Frame 1 (no input): blank canvas, image omitted
Frame 60 (the mouse pressed at the canvas centre just before this capture): blank canvas, image omitted
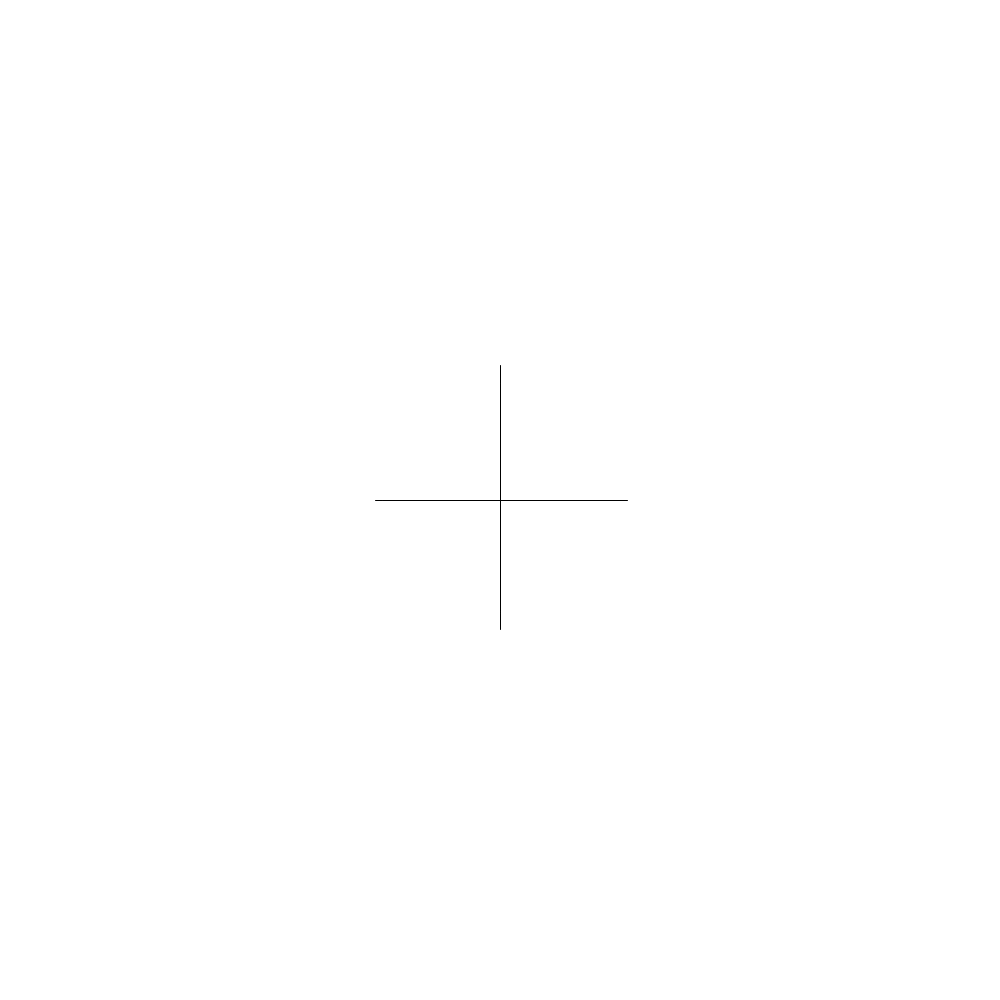
Frame 120 (the mouse held since frame 60 and released just before this capture)

The Processing sketch whose frames 1 and 60 were blank and that drew this single picture after the mouse press (run headless with seeded random() and noise(); from frame 60 on, the mouse is pressed at the canvas centre):

// Processing sketch: processing_162663
// ── processing_162663.pde

void setup()
{
  size(1000,1000);
  background(255);
  frameRate(17);
}

void draw()
{
if (mousePressed)
{
  int hoitsu = 10;
  float xi = 0;
  float yi = 0;
  float xa = 0;
  float ya = 0; 
  while (hoitsu>0)
  {
    
  float wici = random(1,20);
  line(mouseX+xa,mouseY+ya,mouseX+xi,mouseY+yi);
  xa=xi;
  ya=yi;
    switch(frameCount%4)
    {
    case 0:xi=xi+wici;
    break;
    case 1:xi=xi-wici;
    break;
    case 2:yi=yi+wici;
    break;
    default:yi=yi-wici;
    break;  
    }
    hoitsu--;
   
  }
}
}
